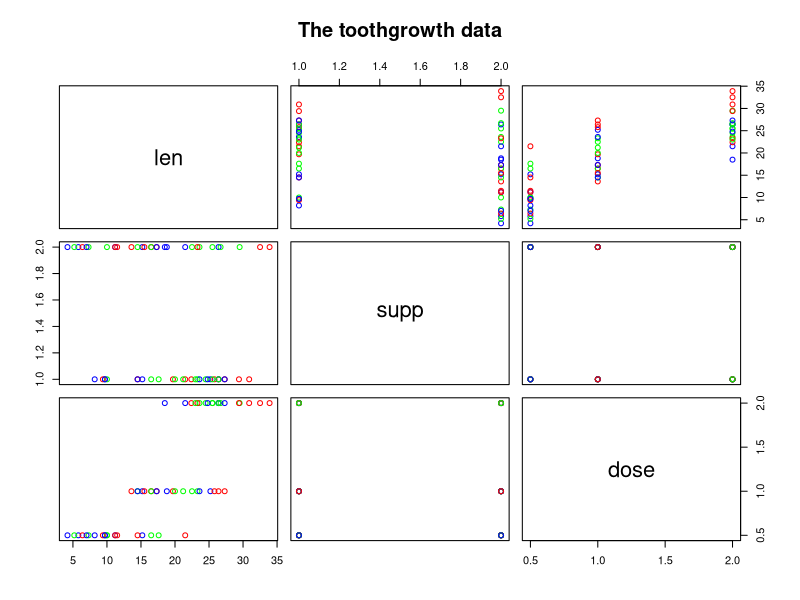
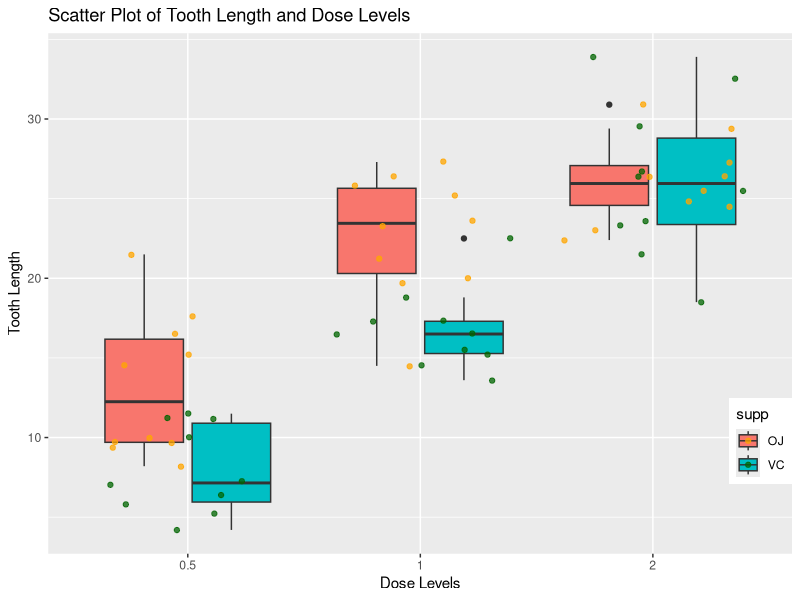
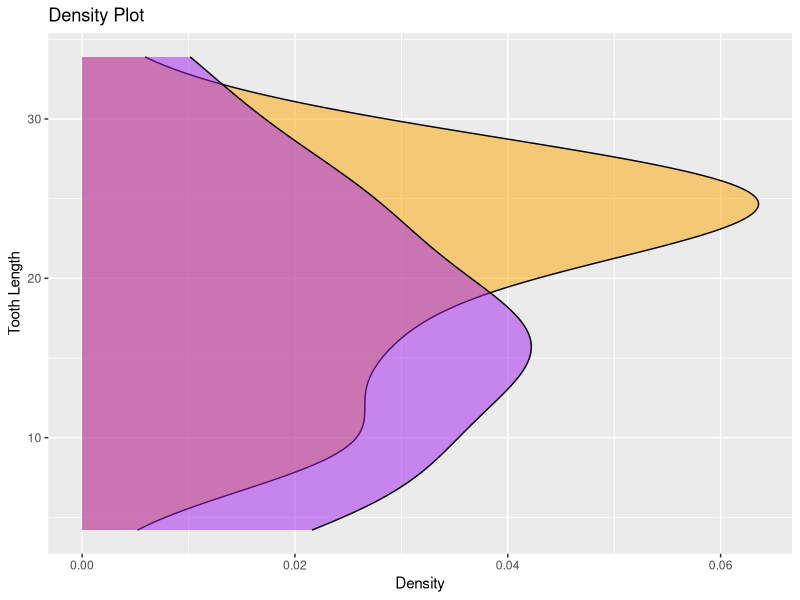
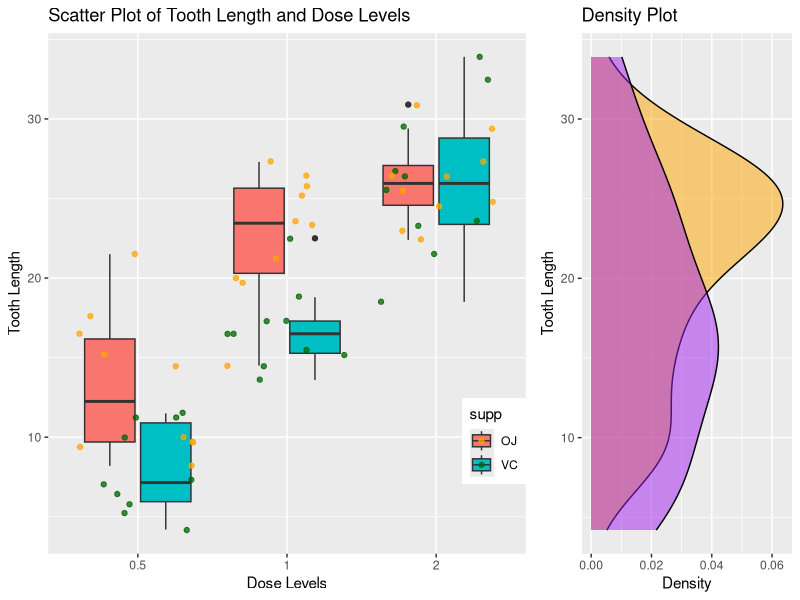
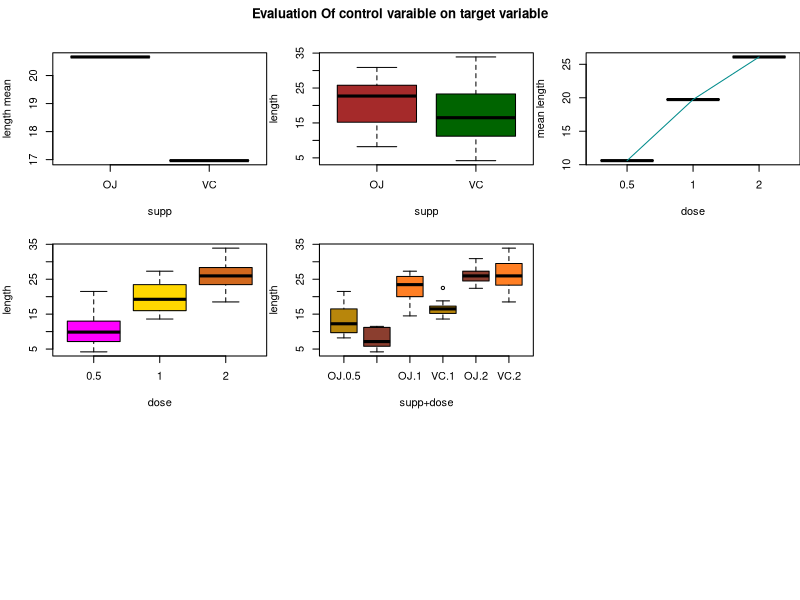

Here is the R script that generated these plots, in order: (Note: this script raises an error after producing the figures.)
## ---- chunk 1
knitr::opts_chunk$set(echo = TRUE)
## ---- chunk 2
library(knitr)
library(ggplot2)
library(dplyr)
library(datasets)
library(gridExtra)
data(ToothGrowth)
attach(ToothGrowth)
## ---- chunk 3
str(ToothGrowth)
head(ToothGrowth)
summary(ToothGrowth)
unique(ToothGrowth$len)
unique(ToothGrowth$supp)
unique(ToothGrowth$dose)
## ---- chunk 4
plot(ToothGrowth, main = "The toothgrowth data", col = c("blue","red", "green"))
## ---- chunk 5
ToothGrowth$dose <- as.factor(ToothGrowth$dose) 
## ---- chunk 6
set.seed(123)
boxcat <- ggplot(ToothGrowth, aes(dose, len)) + 
  geom_boxplot(aes(fill = supp)) + 
  geom_jitter(alpha = I(3/4), aes(color = supp)) + 
  scale_color_manual(values = c("orange","darkgreen")) + 
  theme(legend.position = c(1,0.3), legend.justification = c(1,1)) + 
  labs(title = "Scatter Plot of Tooth Length and Dose Levels",x = "Dose Levels", y = "Tooth Length")

boxcat
## ---- chunk 7
# Plotting Marginal Density of `Tooth Lengths`. 

plt <- ggplot(ToothGrowth,aes(len,fill = supp)) + 
  geom_density(alpha = .5) + 
  coord_flip() + 
  scale_fill_manual(values = c("orange","purple")) + 
  theme(legend.position = "none") + 
  labs(title = "Density Plot", y = "Density", x = "Tooth Length")

plt

grid.arrange(boxcat, plt, ncol = 2, nrow = 1, widths = c(4, 2))
## ---- chunk 8
appmthd <- split(ToothGrowth$len, ToothGrowth$supp)
sapply(appmthd, mean)

# Varaince of supplement
sapply(appmthd, var)
## ---- chunk 9
dozmean <- split(ToothGrowth$len, ToothGrowth$dose)
sapply(dozmean, mean)

# Variance for each dose
sapply(dozmean, var) 

## ---- chunk 10

par(mfrow = c(3,3), mar = c(4,4,2,0), oma = c(0,0,2,0))
plot(aggregate(len~supp,ToothGrowth,mean), ylab = "length mean", col = c("blue","red"))
boxplot(len~supp,ToothGrowth,xlab = "supp", ylab = "length", col = c("brown", "darkgreen"))
plot(aggregate(len~dose,ToothGrowth,mean), pch = 19, ylab = "mean length")
lines(aggregate(len~dose,ToothGrowth,mean), col = c("cyan4","red", "blue"))
boxplot(len~dose,ToothGrowth,xlab = "dose", ylab = "length", col = c("magenta","gold", "chocolate") )
boxplot(len~supp+dose,ToothGrowth,xlab = "supp+dose", ylab = "length", col = c("darkgoldenrod","coral4", "chocolate1"))
title(main = "Evaluation Of control varaible on target variable",outer = T)

## ---- chunk 11
HYP1 = t.test(len~supp, paired=F, var.equal=F,data=ToothGrowth)
print(HYP1)
HYP1$conf.int
HYP1$p.value
## ---- chunk 12
HYP2A <- t.test(len~dose,paired=F,var.equal=F,data=ToothGrowth[ToothGrowth$dose%in%c(0.5,1),])
print(HYP2A)
HYP2A$conf.int
HYP2A$p.value
## ---- chunk 13

HYP2B <- t.test(len~dose,paired=F,var.equal=F,data=ToothGrowth[ToothGrowth$dose%in%c(1,2),])

print(HYP2B)

HYP2B$p.value
HYP2B$conf.int
## ---- chunk 14

HYP2C <- t.test(len~dose,paired=F,var.equal=F,data=ToothGrowth[ToothGrowth$dose%in%c(0.5,2),])

print(HYP2C)

HYP2C$p.value
HYP2C$conf.int
## ---- chunk 15
Dose0.5 <- subset(ToothGrowth, dose %in% c(0.5))
Dose1.0 <- subset(ToothGrowth, dose %in% c(1.0))
Dose2.0 <- subset(ToothGrowth, dose %in% c(2.0))
## ---- chunk 16
HYP3a <- t.test(len~supp,paired = F,var.equal = F, data = Dose0.5)
print(HYP3a)

HYP3a$p.value
HYP3a$conf.int
## ---- chunk 17
HYP3b <- t.test(len~supp,paired = F,var.equal = F, data = Dose1.0)
print(HYP3a)

HYP3b$p.value
HYP3b$conf.int
## ---- chunk 18
HYP3c <- t.test(len~supp, paired = F,var.equal = F, data = Dose2.0)
print(HYP3c)

HYP3c$p.value
HYP3c$conf.int
## ---- chunk 19
HYP4 <- t.test(len~supp, paired = F,var.equal = F, data = ToothGrowth[ToothGrowth$dose == 2,])
print(HYP4)

HYP4$p.value
HYP4$conf.int
